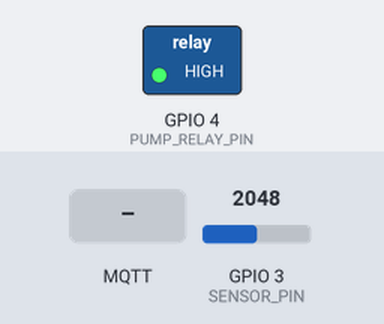
Simulated run of this program. Board: Seeed XIAO ESP32-C3. Parts: switched loads named in the program (green lamp = pin HIGH). The test bench sets the inputs (shaded band); at power-on: GPIO 3 (SENSOR_PIN) = 2048. WiFi joins after 1.5 s; servers stay silent unless stated; a WiFi scan finds three made-up networks; no MQTT or app messages arrive unless stated; what the program prints to the serial monitor is not drawn.

Above: at 5.1 s.
5.2 s: MQTT message "ON" arrives on the first subscribed topic
At 6.4 s:
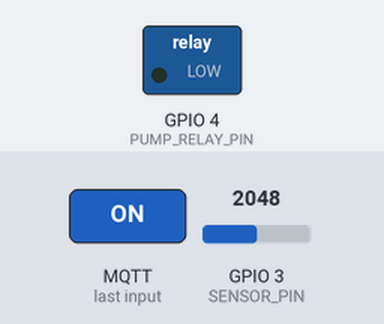
6.7 s: MQTT message "OFF" arrives on the first subscribed topic
At 7.6 s:
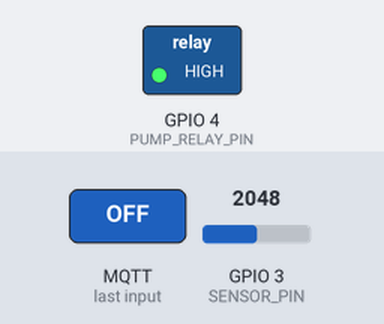
8.2 s: MQTT message "on" arrives on the first subscribed topic
At 8.8 s:
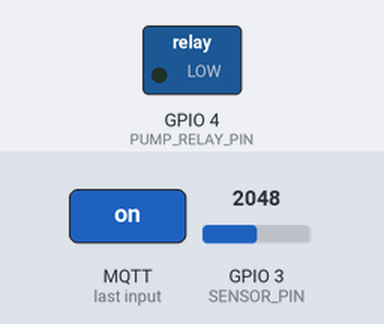
Timing chart, 0 to 11.2 s (numbered marks = the images above; inputs shaded):
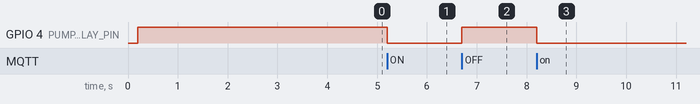

The program:

main.cpp
```cpp
// ESP32: MQTT smart irrigation (sensor publish + pump command subscribe)

#include <Arduino.h>
#include <WiFi.h>
#include <WiFiClientSecure.h>
#include <PubSubClient.h>
#include <ArduinoJson.h>

#include "config.h"
#include "pins.h"
#include "types.h"
#include "soil_sensor.h"
#include "comms_wifi.h"
#include "comms_mqtt.h"

WiFiClientSecure wifiClient;
PubSubClient mqtt(wifiClient);

static const char* DEVICE_ID = "esp32_01";

// Topic chuẩn hệ ROS2 hiện tại
// Topics are defined in config.h

void onMqttMessage(char* topic, byte* payload, unsigned int length) {
  String msg;
  for (unsigned int i = 0; i < length; i++) msg += (char)payload[i];
  msg.trim();
  msg.toUpperCase();

  if (String(topic) == TOPIC_PUMP_CMD) {
    if (msg == "ON") {
      digitalWrite(PUMP_RELAY_PIN, LOW);   // đổi LOW/HIGH theo relay của bạn
      mqtt.publish(TOPIC_PUMP_STATE, "ON", false);
    } else if (msg == "OFF") {
      digitalWrite(PUMP_RELAY_PIN, HIGH);
      mqtt.publish(TOPIC_PUMP_STATE, "OFF", false);
    }
  }
}

void setup() {
  Serial.begin(115200);
  delay(200);

  pinMode(PUMP_RELAY_PIN, OUTPUT);
  digitalWrite(PUMP_RELAY_PIN, HIGH); // mặc định OFF (active LOW relay)

  soilSensorBegin();
  connectWiFi();

  // TLS (insecure mode for quick testing)
  wifiClient.setInsecure();
  mqttConfigure(mqtt, MQTT_HOST, MQTT_PORT, onMqttMessage);
  mqttEnsureConnected(mqtt, DEVICE_ID, MQTT_USERNAME, MQTT_PASSWORD, TOPIC_PUMP_CMD);

  // gửi config_test 1 lần lúc start
  JsonDocument configDoc;
  configDoc["device_id"] = DEVICE_ID;
  configDoc["type"] = "config_test";
  configDoc["value"] = 123;
  char configPayload[128];
  serializeJson(configDoc, configPayload, sizeof(configPayload));
  mqtt.publish(TOPIC_CONFIG_TEST, configPayload, false);
}

void loop() {
  if (mqtt.connected() == false) {
    mqttEnsureConnected(mqtt, DEVICE_ID, MQTT_USERNAME, MQTT_PASSWORD, TOPIC_PUMP_CMD);
  }
  mqtt.loop();

  static unsigned long lastPub = 0;
  unsigned long now = millis();
  if (now - lastPub >= 3000) {
    lastPub = now;

    SoilReading r = soilRead();

    JsonDocument doc;
    doc["device_id"] = DEVICE_ID;
    doc["type"] = "sensor_data";
    doc["soil_moisture"] = r.pct;
    doc["temperature"] = 28.5;
    doc["humidity"] = 72.0;

    char payload[192];
    serializeJson(doc, payload, sizeof(payload));
    mqtt.publish(TOPIC_SENSOR, payload, false);

    Serial.print("RAW=");
    Serial.print(r.raw);
    Serial.print("  PCT=");
    Serial.print(r.pct, 1);
    Serial.println("% published");
  }
}
```

comms_ble.cpp
```cpp

```

comms_mqtt.cpp
```cpp
#include "comms_mqtt.h"
#include <Arduino.h>

void mqttConfigure(PubSubClient& mqtt, const char* host, uint16_t port, MqttCallback cb) {
  mqtt.setServer(host, port);
  mqtt.setCallback(cb);
  mqtt.setKeepAlive(60);
  mqtt.setSocketTimeout(10);
}

void mqttEnsureConnected(
  PubSubClient& mqtt,
  const char* clientIdBase,
  const char* username,
  const char* password,
  const char* subscribeTopic
) {
  while (mqtt.connected() == false) {
    uint64_t chipId = ESP.getEfuseMac();
    String clientId = String(clientIdBase) + "-" + String((uint32_t)(chipId >> 32), HEX) + String((uint32_t)chipId, HEX);
    if (mqtt.connect(clientId.c_str(), username, password)) {
      Serial.print("MQTT connected=");
      Serial.println(mqtt.connected() ? "YES" : "NO");
      Serial.println("MQTT keepalive=60");
      if (subscribeTopic && subscribeTopic[0]) {
        mqtt.subscribe(subscribeTopic);
      }
    } else {
      delay(1000);
    }
  }
}
```

comms_mqtt.h
```cpp
#pragma once

#include <PubSubClient.h>

typedef void (*MqttCallback)(char*, uint8_t*, unsigned int);

void mqttConfigure(PubSubClient& mqtt, const char* host, uint16_t port, MqttCallback cb);
void mqttEnsureConnected(
  PubSubClient& mqtt,
  const char* clientIdBase,
  const char* username,
  const char* password,
  const char* subscribeTopic
);
```

comms_wifi.cpp
```cpp
#include "comms_wifi.h"
#include <Arduino.h>
#include <WiFi.h>
#include "config.h"

void connectWiFi() {
  WiFi.setSleep(false);
  WiFi.mode(WIFI_STA);
  WiFi.disconnect(true);
  delay(200);

  int n = WiFi.scanNetworks();
  Serial.print("WiFi scan found ");
  Serial.print(n);
  Serial.println(" networks");
  for (int i = 0; i < n; i++) {
    Serial.print(i + 1);
    Serial.print(": ");
    Serial.print(WiFi.SSID(i));
    Serial.print(" (");
    Serial.print(WiFi.RSSI(i));
    Serial.println(" dBm)");
  }

  WiFi.begin(WIFI_SSID, WIFI_PASS);
  Serial.print("Connecting to WiFi");
  unsigned long lastStatus = 0;
  while (true) {
    wl_status_t st = WiFi.status();
    if (st == WL_CONNECTED) {
      break;
    }
    delay(500);
    Serial.print(".");
    if (millis() - lastStatus >= 2000) {
      lastStatus = millis();
      Serial.print(" status=");
      Serial.print((int)st);
    }
  }
  Serial.println();
  Serial.print("IP: ");
  Serial.println(WiFi.localIP());
}
```

comms_wifi.h
```cpp
#pragma once

void connectWiFi();
```

debug_log.cpp
```cpp

```

flow_sensor.cpp
```cpp

```

irrigation_controller.cpp
```cpp

```

soil_sensor.cpp
```cpp
#include "soil_sensor.h"
#include <Arduino.h>
#include "pins.h"

void soilSensorBegin() {
  pinMode(SENSOR_PIN, INPUT);
}

SoilReading soilRead() {
  SoilReading r;
  r.raw = analogRead(SENSOR_PIN); // 0..4095
  r.pct = (r.raw / 4095.0f) * 100.0f;
  return r;
}
```

soil_sensor.h
```cpp
#pragma once

#include "types.h"

void soilSensorBegin();
SoilReading soilRead();
```

types.h
```cpp
#pragma once

struct SoilReading {
  int raw;
  float pct;
};
```

valve.cpp
```cpp

```

config.h
```cpp
#pragma once

// WiFi
static const char* WIFI_SSID = "Khang Khang";
static const char* WIFI_PASS = "nguyenkhang2505";

// MQTT (HiveMQ Cloud)
static const char* MQTT_HOST = "b005c9ecb8674930857a11ff36fcd93c.s1.eu.hivemq.cloud";
static const uint16_t MQTT_PORT = 8883;
static const char* MQTT_USERNAME = "dinhthi";
static const char* MQTT_PASSWORD = "Jackie167";

// Topics (new prefix)
static const char* TOPIC_SENSOR = "smart_irrigation/dinhthi/data/sensor";
static const char* TOPIC_CONFIG_TEST = "smart_irrigation/dinhthi/data/config_test";
static const char* TOPIC_PUMP_CMD = "smart_irrigation/dinhthi/cmd/pump";
static const char* TOPIC_PUMP_STATE = "smart_irrigation/dinhthi/data/pump_state";
```

pins.h
```cpp
#pragma once

// XIAO ESP32C3 sensor input GPIO
static const int SENSOR_PIN = 3;

// Pump relay GPIO
static const int PUMP_RELAY_PIN = 4;
```

settings.cpp
```cpp

```

Measured:
- after the input at 5.2 s, GPIO 4 (PUMP_RELAY_PIN): HIGH → LOW at once
- after the input at 6.7 s, GPIO 4 (PUMP_RELAY_PIN): LOW → HIGH at once
- after the input at 8.2 s, GPIO 4 (PUMP_RELAY_PIN): HIGH → LOW at once
